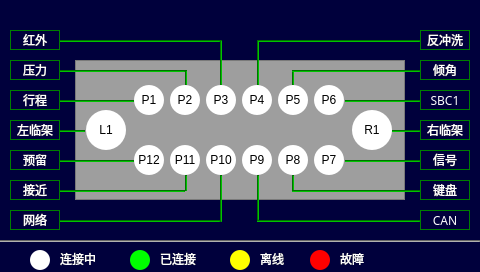
<?xml version="1.0" encoding="UTF-8"?>
<ui version="4.0">
 <class>port_visualization</class>
 <widget class="QWidget" name="port_visualization">
  <property name="geometry">
   <rect>
    <x>0</x>
    <y>0</y>
    <width>480</width>
    <height>272</height>
   </rect>
  </property>
  <property name="windowTitle">
   <string>Form</string>
  </property>
  <property name="styleSheet">
   <string notr="true">background-color: rgb(0, 0, 60);</string>
  </property>
  <widget class="QFrame" name="frame">
   <property name="geometry">
    <rect>
     <x>75</x>
     <y>60</y>
     <width>330</width>
     <height>140</height>
    </rect>
   </property>
   <property name="styleSheet">
    <string notr="true">background-color: rgb(158, 158, 158);</string>
   </property>
   <property name="frameShape">
    <enum>QFrame::StyledPanel</enum>
   </property>
   <property name="frameShadow">
    <enum>QFrame::Raised</enum>
   </property>
   <widget class="Line" name="line_P2_2">
    <property name="geometry">
     <rect>
      <x>110</x>
      <y>10</y>
      <width>2</width>
      <height>15</height>
     </rect>
    </property>
    <property name="styleSheet">
     <string notr="true">background-color: rgb(0, 170, 0);</string>
    </property>
    <property name="orientation">
     <enum>Qt::Vertical</enum>
    </property>
   </widget>
   <widget class="Line" name="line_P11_2">
    <property name="geometry">
     <rect>
      <x>110</x>
      <y>115</y>
      <width>2</width>
      <height>16</height>
     </rect>
    </property>
    <property name="styleSheet">
     <string notr="true">background-color: rgb(0, 170, 0);</string>
    </property>
    <property name="orientation">
     <enum>Qt::Vertical</enum>
    </property>
   </widget>
   <widget class="Line" name="line_P5_2">
    <property name="geometry">
     <rect>
      <x>217</x>
      <y>10</y>
      <width>2</width>
      <height>15</height>
     </rect>
    </property>
    <property name="styleSheet">
     <string notr="true">background-color: rgb(0, 170, 0);</string>
    </property>
    <property name="orientation">
     <enum>Qt::Vertical</enum>
    </property>
   </widget>
   <widget class="Line" name="line_P8_2">
    <property name="geometry">
     <rect>
      <x>217</x>
      <y>115</y>
      <width>2</width>
      <height>16</height>
     </rect>
    </property>
    <property name="styleSheet">
     <string notr="true">background-color: rgb(0, 170, 0);</string>
    </property>
    <property name="orientation">
     <enum>Qt::Vertical</enum>
    </property>
   </widget>
   <widget class="QPushButton" name="port_l_button">
    <property name="geometry">
     <rect>
      <x>11</x>
      <y>50</y>
      <width>40</width>
      <height>40</height>
     </rect>
    </property>
    <property name="minimumSize">
     <size>
      <width>40</width>
      <height>40</height>
     </size>
    </property>
    <property name="maximumSize">
     <size>
      <width>40</width>
      <height>40</height>
     </size>
    </property>
    <property name="styleSheet">
     <string notr="true">border-radius: 20px;
background-color: rgb(255, 255, 255);</string>
    </property>
    <property name="text">
     <string>L1</string>
    </property>
    <property name="autoDefault">
     <bool>false</bool>
    </property>
   </widget>
   <widget class="QPushButton" name="port_r_button">
    <property name="geometry">
     <rect>
      <x>277</x>
      <y>50</y>
      <width>40</width>
      <height>40</height>
     </rect>
    </property>
    <property name="minimumSize">
     <size>
      <width>40</width>
      <height>40</height>
     </size>
    </property>
    <property name="maximumSize">
     <size>
      <width>40</width>
      <height>40</height>
     </size>
    </property>
    <property name="styleSheet">
     <string notr="true">border-radius: 20px;
background-color: rgb(255, 255, 255);</string>
    </property>
    <property name="text">
     <string>R1</string>
    </property>
    <property name="autoDefault">
     <bool>false</bool>
    </property>
   </widget>
   <widget class="QPushButton" name="port1_button">
    <property name="geometry">
     <rect>
      <x>59</x>
      <y>25</y>
      <width>30</width>
      <height>30</height>
     </rect>
    </property>
    <property name="minimumSize">
     <size>
      <width>30</width>
      <height>30</height>
     </size>
    </property>
    <property name="maximumSize">
     <size>
      <width>50</width>
      <height>50</height>
     </size>
    </property>
    <property name="styleSheet">
     <string notr="true">border-radius: 15px;
background-color: rgb(255, 255, 255);</string>
    </property>
    <property name="text">
     <string>P1</string>
    </property>
    <property name="autoDefault">
     <bool>false</bool>
    </property>
   </widget>
   <widget class="QPushButton" name="port2_button">
    <property name="geometry">
     <rect>
      <x>95</x>
      <y>25</y>
      <width>30</width>
      <height>30</height>
     </rect>
    </property>
    <property name="minimumSize">
     <size>
      <width>30</width>
      <height>30</height>
     </size>
    </property>
    <property name="maximumSize">
     <size>
      <width>50</width>
      <height>50</height>
     </size>
    </property>
    <property name="styleSheet">
     <string notr="true">border-radius: 15px;
background-color: rgb(255, 255, 255);</string>
    </property>
    <property name="text">
     <string>P2</string>
    </property>
    <property name="autoDefault">
     <bool>false</bool>
    </property>
   </widget>
   <widget class="QPushButton" name="port3_button">
    <property name="geometry">
     <rect>
      <x>131</x>
      <y>25</y>
      <width>30</width>
      <height>30</height>
     </rect>
    </property>
    <property name="minimumSize">
     <size>
      <width>30</width>
      <height>30</height>
     </size>
    </property>
    <property name="maximumSize">
     <size>
      <width>50</width>
      <height>50</height>
     </size>
    </property>
    <property name="styleSheet">
     <string notr="true">border-radius: 15px;
background-color: rgb(255, 255, 255);</string>
    </property>
    <property name="text">
     <string>P3</string>
    </property>
    <property name="autoDefault">
     <bool>false</bool>
    </property>
   </widget>
   <widget class="QPushButton" name="port4_button">
    <property name="geometry">
     <rect>
      <x>167</x>
      <y>25</y>
      <width>30</width>
      <height>30</height>
     </rect>
    </property>
    <property name="minimumSize">
     <size>
      <width>30</width>
      <height>30</height>
     </size>
    </property>
    <property name="maximumSize">
     <size>
      <width>50</width>
      <height>50</height>
     </size>
    </property>
    <property name="styleSheet">
     <string notr="true">border-radius: 15px;
background-color: rgb(255, 255, 255);</string>
    </property>
    <property name="text">
     <string>P4</string>
    </property>
    <property name="autoDefault">
     <bool>false</bool>
    </property>
   </widget>
   <widget class="QPushButton" name="port5_button">
    <property name="geometry">
     <rect>
      <x>203</x>
      <y>25</y>
      <width>30</width>
      <height>30</height>
     </rect>
    </property>
    <property name="minimumSize">
     <size>
      <width>30</width>
      <height>30</height>
     </size>
    </property>
    <property name="maximumSize">
     <size>
      <width>50</width>
      <height>50</height>
     </size>
    </property>
    <property name="styleSheet">
     <string notr="true">border-radius: 15px;
background-color: rgb(255, 255, 255);</string>
    </property>
    <property name="text">
     <string>P5</string>
    </property>
    <property name="autoDefault">
     <bool>false</bool>
    </property>
   </widget>
   <widget class="QPushButton" name="port6_button">
    <property name="geometry">
     <rect>
      <x>239</x>
      <y>25</y>
      <width>30</width>
      <height>30</height>
     </rect>
    </property>
    <property name="minimumSize">
     <size>
      <width>30</width>
      <height>30</height>
     </size>
    </property>
    <property name="maximumSize">
     <size>
      <width>50</width>
      <height>50</height>
     </size>
    </property>
    <property name="styleSheet">
     <string notr="true">border-radius: 15px;
background-color: rgb(255, 255, 255);</string>
    </property>
    <property name="text">
     <string>P6</string>
    </property>
    <property name="autoDefault">
     <bool>false</bool>
    </property>
   </widget>
   <widget class="QPushButton" name="port12_button">
    <property name="geometry">
     <rect>
      <x>59</x>
      <y>85</y>
      <width>30</width>
      <height>30</height>
     </rect>
    </property>
    <property name="minimumSize">
     <size>
      <width>30</width>
      <height>30</height>
     </size>
    </property>
    <property name="maximumSize">
     <size>
      <width>50</width>
      <height>50</height>
     </size>
    </property>
    <property name="styleSheet">
     <string notr="true">border-radius: 15px;
background-color: rgb(255, 255, 255);</string>
    </property>
    <property name="text">
     <string>P12</string>
    </property>
    <property name="autoDefault">
     <bool>false</bool>
    </property>
   </widget>
   <widget class="QPushButton" name="port11_button">
    <property name="geometry">
     <rect>
      <x>95</x>
      <y>85</y>
      <width>30</width>
      <height>30</height>
     </rect>
    </property>
    <property name="minimumSize">
     <size>
      <width>30</width>
      <height>30</height>
     </size>
    </property>
    <property name="maximumSize">
     <size>
      <width>50</width>
      <height>50</height>
     </size>
    </property>
    <property name="styleSheet">
     <string notr="true">border-radius: 15px;
background-color: rgb(255, 255, 255);</string>
    </property>
    <property name="text">
     <string>P11</string>
    </property>
    <property name="autoDefault">
     <bool>false</bool>
    </property>
   </widget>
   <widget class="QPushButton" name="port10_button">
    <property name="geometry">
     <rect>
      <x>131</x>
      <y>85</y>
      <width>30</width>
      <height>30</height>
     </rect>
    </property>
    <property name="minimumSize">
     <size>
      <width>30</width>
      <height>30</height>
     </size>
    </property>
    <property name="maximumSize">
     <size>
      <width>50</width>
      <height>50</height>
     </size>
    </property>
    <property name="styleSheet">
     <string notr="true">border-radius: 15px;
background-color: rgb(255, 255, 255);</string>
    </property>
    <property name="text">
     <string>P10</string>
    </property>
    <property name="autoDefault">
     <bool>false</bool>
    </property>
   </widget>
   <widget class="QPushButton" name="port9_button">
    <property name="geometry">
     <rect>
      <x>167</x>
      <y>85</y>
      <width>30</width>
      <height>30</height>
     </rect>
    </property>
    <property name="minimumSize">
     <size>
      <width>30</width>
      <height>30</height>
     </size>
    </property>
    <property name="maximumSize">
     <size>
      <width>50</width>
      <height>50</height>
     </size>
    </property>
    <property name="styleSheet">
     <string notr="true">border-radius: 15px;
background-color: rgb(255, 255, 255);</string>
    </property>
    <property name="text">
     <string>P9</string>
    </property>
    <property name="autoDefault">
     <bool>false</bool>
    </property>
   </widget>
   <widget class="QPushButton" name="port8_button">
    <property name="geometry">
     <rect>
      <x>203</x>
      <y>85</y>
      <width>30</width>
      <height>30</height>
     </rect>
    </property>
    <property name="minimumSize">
     <size>
      <width>30</width>
      <height>30</height>
     </size>
    </property>
    <property name="maximumSize">
     <size>
      <width>50</width>
      <height>50</height>
     </size>
    </property>
    <property name="styleSheet">
     <string notr="true">border-radius: 15px;
background-color: rgb(255, 255, 255);</string>
    </property>
    <property name="text">
     <string>P8</string>
    </property>
    <property name="autoDefault">
     <bool>false</bool>
    </property>
   </widget>
   <widget class="QPushButton" name="port7_button">
    <property name="geometry">
     <rect>
      <x>239</x>
      <y>85</y>
      <width>30</width>
      <height>30</height>
     </rect>
    </property>
    <property name="minimumSize">
     <size>
      <width>30</width>
      <height>30</height>
     </size>
    </property>
    <property name="maximumSize">
     <size>
      <width>50</width>
      <height>50</height>
     </size>
    </property>
    <property name="styleSheet">
     <string notr="true">border-radius: 15px;
background-color: rgb(255, 255, 255);</string>
    </property>
    <property name="text">
     <string>P7</string>
    </property>
    <property name="autoDefault">
     <bool>false</bool>
    </property>
   </widget>
  </widget>
  <widget class="QLabel" name="label_L1">
   <property name="geometry">
    <rect>
     <x>10</x>
     <y>120</y>
     <width>50</width>
     <height>20</height>
    </rect>
   </property>
   <property name="sizePolicy">
    <sizepolicy hsizetype="Preferred" vsizetype="Preferred">
     <horstretch>0</horstretch>
     <verstretch>0</verstretch>
    </sizepolicy>
   </property>
   <property name="font">
    <font>
     <family>Sans Serif</family>
     <pointsize>9</pointsize>
     <weight>50</weight>
     <italic>false</italic>
     <bold>false</bold>
    </font>
   </property>
   <property name="styleSheet">
    <string notr="true">border: 1px solid green; 
color : white;
font: 9pt &quot;Sans Serif&quot;;</string>
   </property>
   <property name="text">
    <string>左临架</string>
   </property>
   <property name="alignment">
    <set>Qt::AlignCenter</set>
   </property>
  </widget>
  <widget class="QLabel" name="label_P1">
   <property name="geometry">
    <rect>
     <x>10</x>
     <y>90</y>
     <width>50</width>
     <height>20</height>
    </rect>
   </property>
   <property name="sizePolicy">
    <sizepolicy hsizetype="Preferred" vsizetype="Preferred">
     <horstretch>0</horstretch>
     <verstretch>0</verstretch>
    </sizepolicy>
   </property>
   <property name="font">
    <font>
     <family>Sans Serif</family>
     <pointsize>9</pointsize>
     <weight>50</weight>
     <italic>false</italic>
     <bold>false</bold>
    </font>
   </property>
   <property name="styleSheet">
    <string notr="true">border: 1px solid green; 
color : white;
font: 9pt &quot;Sans Serif&quot;;</string>
   </property>
   <property name="text">
    <string>行程</string>
   </property>
   <property name="alignment">
    <set>Qt::AlignCenter</set>
   </property>
  </widget>
  <widget class="QLabel" name="label_P12">
   <property name="geometry">
    <rect>
     <x>10</x>
     <y>150</y>
     <width>50</width>
     <height>20</height>
    </rect>
   </property>
   <property name="sizePolicy">
    <sizepolicy hsizetype="Preferred" vsizetype="Preferred">
     <horstretch>0</horstretch>
     <verstretch>0</verstretch>
    </sizepolicy>
   </property>
   <property name="font">
    <font>
     <family>Sans Serif</family>
     <pointsize>9</pointsize>
     <weight>50</weight>
     <italic>false</italic>
     <bold>false</bold>
    </font>
   </property>
   <property name="styleSheet">
    <string notr="true">border: 1px solid green; 
color : white;
font: 9pt &quot;Sans Serif&quot;;</string>
   </property>
   <property name="text">
    <string>预留</string>
   </property>
   <property name="alignment">
    <set>Qt::AlignCenter</set>
   </property>
  </widget>
  <widget class="QLabel" name="label_P2">
   <property name="geometry">
    <rect>
     <x>10</x>
     <y>60</y>
     <width>50</width>
     <height>20</height>
    </rect>
   </property>
   <property name="sizePolicy">
    <sizepolicy hsizetype="Preferred" vsizetype="Preferred">
     <horstretch>0</horstretch>
     <verstretch>0</verstretch>
    </sizepolicy>
   </property>
   <property name="font">
    <font>
     <family>Sans Serif</family>
     <pointsize>9</pointsize>
     <weight>50</weight>
     <italic>false</italic>
     <bold>false</bold>
    </font>
   </property>
   <property name="styleSheet">
    <string notr="true">border: 1px solid green; 
color : white;
font: 9pt &quot;Sans Serif&quot;;</string>
   </property>
   <property name="text">
    <string>压力</string>
   </property>
   <property name="alignment">
    <set>Qt::AlignCenter</set>
   </property>
  </widget>
  <widget class="QLabel" name="label_P11">
   <property name="geometry">
    <rect>
     <x>10</x>
     <y>180</y>
     <width>50</width>
     <height>20</height>
    </rect>
   </property>
   <property name="sizePolicy">
    <sizepolicy hsizetype="Preferred" vsizetype="Preferred">
     <horstretch>0</horstretch>
     <verstretch>0</verstretch>
    </sizepolicy>
   </property>
   <property name="font">
    <font>
     <family>Sans Serif</family>
     <pointsize>9</pointsize>
     <weight>50</weight>
     <italic>false</italic>
     <bold>false</bold>
    </font>
   </property>
   <property name="styleSheet">
    <string notr="true">border: 1px solid green; 
color : white;
font: 9pt &quot;Sans Serif&quot;;</string>
   </property>
   <property name="text">
    <string>接近</string>
   </property>
   <property name="alignment">
    <set>Qt::AlignCenter</set>
   </property>
  </widget>
  <widget class="QLabel" name="label_P3">
   <property name="geometry">
    <rect>
     <x>10</x>
     <y>30</y>
     <width>50</width>
     <height>20</height>
    </rect>
   </property>
   <property name="sizePolicy">
    <sizepolicy hsizetype="Preferred" vsizetype="Preferred">
     <horstretch>0</horstretch>
     <verstretch>0</verstretch>
    </sizepolicy>
   </property>
   <property name="font">
    <font>
     <family>Sans Serif</family>
     <pointsize>9</pointsize>
     <weight>50</weight>
     <italic>false</italic>
     <bold>false</bold>
    </font>
   </property>
   <property name="styleSheet">
    <string notr="true">border: 1px solid green; 
color : white;
font: 9pt &quot;Sans Serif&quot;;</string>
   </property>
   <property name="text">
    <string>红外</string>
   </property>
   <property name="alignment">
    <set>Qt::AlignCenter</set>
   </property>
  </widget>
  <widget class="QLabel" name="label_P10">
   <property name="geometry">
    <rect>
     <x>10</x>
     <y>210</y>
     <width>50</width>
     <height>20</height>
    </rect>
   </property>
   <property name="sizePolicy">
    <sizepolicy hsizetype="Preferred" vsizetype="Preferred">
     <horstretch>0</horstretch>
     <verstretch>0</verstretch>
    </sizepolicy>
   </property>
   <property name="font">
    <font>
     <family>Sans Serif</family>
     <pointsize>9</pointsize>
     <weight>50</weight>
     <italic>false</italic>
     <bold>false</bold>
    </font>
   </property>
   <property name="styleSheet">
    <string notr="true">border: 1px solid green; 
color : white;
font: 9pt &quot;Sans Serif&quot;;</string>
   </property>
   <property name="text">
    <string>网络</string>
   </property>
   <property name="alignment">
    <set>Qt::AlignCenter</set>
   </property>
  </widget>
  <widget class="QLabel" name="label_P5">
   <property name="geometry">
    <rect>
     <x>420</x>
     <y>60</y>
     <width>50</width>
     <height>20</height>
    </rect>
   </property>
   <property name="sizePolicy">
    <sizepolicy hsizetype="Preferred" vsizetype="Preferred">
     <horstretch>0</horstretch>
     <verstretch>0</verstretch>
    </sizepolicy>
   </property>
   <property name="font">
    <font>
     <family>Sans Serif</family>
     <pointsize>9</pointsize>
     <weight>50</weight>
     <italic>false</italic>
     <bold>false</bold>
    </font>
   </property>
   <property name="styleSheet">
    <string notr="true">border: 1px solid green; 
color : white;
font: 9pt &quot;Sans Serif&quot;;</string>
   </property>
   <property name="text">
    <string>倾角</string>
   </property>
   <property name="alignment">
    <set>Qt::AlignCenter</set>
   </property>
  </widget>
  <widget class="QLabel" name="label_R1">
   <property name="geometry">
    <rect>
     <x>420</x>
     <y>120</y>
     <width>50</width>
     <height>20</height>
    </rect>
   </property>
   <property name="sizePolicy">
    <sizepolicy hsizetype="Preferred" vsizetype="Preferred">
     <horstretch>0</horstretch>
     <verstretch>0</verstretch>
    </sizepolicy>
   </property>
   <property name="font">
    <font>
     <family>Sans Serif</family>
     <pointsize>9</pointsize>
     <weight>50</weight>
     <italic>false</italic>
     <bold>false</bold>
    </font>
   </property>
   <property name="styleSheet">
    <string notr="true">border: 1px solid green; 
color : white;
font: 9pt &quot;Sans Serif&quot;;</string>
   </property>
   <property name="text">
    <string>右临架</string>
   </property>
   <property name="alignment">
    <set>Qt::AlignCenter</set>
   </property>
  </widget>
  <widget class="QLabel" name="label_P6">
   <property name="geometry">
    <rect>
     <x>420</x>
     <y>90</y>
     <width>50</width>
     <height>20</height>
    </rect>
   </property>
   <property name="sizePolicy">
    <sizepolicy hsizetype="Preferred" vsizetype="Preferred">
     <horstretch>0</horstretch>
     <verstretch>0</verstretch>
    </sizepolicy>
   </property>
   <property name="font">
    <font>
     <family>Sans Serif</family>
     <pointsize>9</pointsize>
     <weight>50</weight>
     <italic>false</italic>
     <bold>false</bold>
    </font>
   </property>
   <property name="styleSheet">
    <string notr="true">border: 1px solid green; 
color : white;
font: 9pt &quot;Sans Serif&quot;;</string>
   </property>
   <property name="text">
    <string>SBC1</string>
   </property>
   <property name="alignment">
    <set>Qt::AlignCenter</set>
   </property>
  </widget>
  <widget class="QLabel" name="label_P4">
   <property name="geometry">
    <rect>
     <x>420</x>
     <y>30</y>
     <width>50</width>
     <height>20</height>
    </rect>
   </property>
   <property name="sizePolicy">
    <sizepolicy hsizetype="Preferred" vsizetype="Preferred">
     <horstretch>0</horstretch>
     <verstretch>0</verstretch>
    </sizepolicy>
   </property>
   <property name="font">
    <font>
     <family>Sans Serif</family>
     <pointsize>9</pointsize>
     <weight>50</weight>
     <italic>false</italic>
     <bold>false</bold>
    </font>
   </property>
   <property name="styleSheet">
    <string notr="true">border: 1px solid green; 
color : white;
font: 9pt &quot;Sans Serif&quot;;</string>
   </property>
   <property name="text">
    <string>反冲洗</string>
   </property>
   <property name="alignment">
    <set>Qt::AlignCenter</set>
   </property>
  </widget>
  <widget class="QLabel" name="label_P7">
   <property name="geometry">
    <rect>
     <x>420</x>
     <y>150</y>
     <width>50</width>
     <height>20</height>
    </rect>
   </property>
   <property name="sizePolicy">
    <sizepolicy hsizetype="Preferred" vsizetype="Preferred">
     <horstretch>0</horstretch>
     <verstretch>0</verstretch>
    </sizepolicy>
   </property>
   <property name="font">
    <font>
     <family>Sans Serif</family>
     <pointsize>9</pointsize>
     <weight>50</weight>
     <italic>false</italic>
     <bold>false</bold>
    </font>
   </property>
   <property name="styleSheet">
    <string notr="true">border: 1px solid green; 
color : white;
font: 9pt &quot;Sans Serif&quot;;</string>
   </property>
   <property name="text">
    <string>信号</string>
   </property>
   <property name="alignment">
    <set>Qt::AlignCenter</set>
   </property>
  </widget>
  <widget class="QLabel" name="label_P9">
   <property name="geometry">
    <rect>
     <x>420</x>
     <y>210</y>
     <width>50</width>
     <height>20</height>
    </rect>
   </property>
   <property name="sizePolicy">
    <sizepolicy hsizetype="Preferred" vsizetype="Preferred">
     <horstretch>0</horstretch>
     <verstretch>0</verstretch>
    </sizepolicy>
   </property>
   <property name="font">
    <font>
     <family>Sans Serif</family>
     <pointsize>9</pointsize>
     <weight>50</weight>
     <italic>false</italic>
     <bold>false</bold>
    </font>
   </property>
   <property name="styleSheet">
    <string notr="true">border: 1px solid green; 
color : white;
font: 9pt &quot;Sans Serif&quot;;</string>
   </property>
   <property name="text">
    <string>CAN</string>
   </property>
   <property name="alignment">
    <set>Qt::AlignCenter</set>
   </property>
  </widget>
  <widget class="QLabel" name="label_P8">
   <property name="geometry">
    <rect>
     <x>420</x>
     <y>180</y>
     <width>50</width>
     <height>20</height>
    </rect>
   </property>
   <property name="sizePolicy">
    <sizepolicy hsizetype="Preferred" vsizetype="Preferred">
     <horstretch>0</horstretch>
     <verstretch>0</verstretch>
    </sizepolicy>
   </property>
   <property name="font">
    <font>
     <family>Sans Serif</family>
     <pointsize>9</pointsize>
     <weight>50</weight>
     <italic>false</italic>
     <bold>false</bold>
    </font>
   </property>
   <property name="styleSheet">
    <string notr="true">border: 1px solid green; 
color : white;
font: 9pt &quot;Sans Serif&quot;;</string>
   </property>
   <property name="text">
    <string>键盘</string>
   </property>
   <property name="alignment">
    <set>Qt::AlignCenter</set>
   </property>
  </widget>
  <widget class="Line" name="line_L1">
   <property name="geometry">
    <rect>
     <x>60</x>
     <y>130</y>
     <width>25</width>
     <height>2</height>
    </rect>
   </property>
   <property name="styleSheet">
    <string notr="true">background-color: rgb(0, 170, 0);</string>
   </property>
   <property name="orientation">
    <enum>Qt::Horizontal</enum>
   </property>
  </widget>
  <widget class="Line" name="line_P1">
   <property name="geometry">
    <rect>
     <x>60</x>
     <y>100</y>
     <width>74</width>
     <height>2</height>
    </rect>
   </property>
   <property name="styleSheet">
    <string notr="true">background-color: rgb(0, 170, 0);</string>
   </property>
   <property name="orientation">
    <enum>Qt::Horizontal</enum>
   </property>
  </widget>
  <widget class="Line" name="line_P12">
   <property name="geometry">
    <rect>
     <x>60</x>
     <y>160</y>
     <width>74</width>
     <height>2</height>
    </rect>
   </property>
   <property name="styleSheet">
    <string notr="true">background-color: rgb(0, 170, 0);</string>
   </property>
   <property name="orientation">
    <enum>Qt::Horizontal</enum>
   </property>
  </widget>
  <widget class="Line" name="line_P2_1">
   <property name="geometry">
    <rect>
     <x>60</x>
     <y>70</y>
     <width>125</width>
     <height>2</height>
    </rect>
   </property>
   <property name="styleSheet">
    <string notr="true">background-color: rgb(0, 170, 0);</string>
   </property>
   <property name="orientation">
    <enum>Qt::Horizontal</enum>
   </property>
  </widget>
  <widget class="Line" name="line_P11_1">
   <property name="geometry">
    <rect>
     <x>60</x>
     <y>190</y>
     <width>125</width>
     <height>2</height>
    </rect>
   </property>
   <property name="styleSheet">
    <string notr="true">background-color: rgb(0, 170, 0);</string>
   </property>
   <property name="orientation">
    <enum>Qt::Horizontal</enum>
   </property>
  </widget>
  <widget class="Line" name="line_P10_1">
   <property name="geometry">
    <rect>
     <x>60</x>
     <y>220</y>
     <width>160</width>
     <height>2</height>
    </rect>
   </property>
   <property name="styleSheet">
    <string notr="true">background-color: rgb(0, 170, 0);</string>
   </property>
   <property name="orientation">
    <enum>Qt::Horizontal</enum>
   </property>
  </widget>
  <widget class="Line" name="line_P10_2">
   <property name="geometry">
    <rect>
     <x>220</x>
     <y>175</y>
     <width>2</width>
     <height>47</height>
    </rect>
   </property>
   <property name="styleSheet">
    <string notr="true">background-color: rgb(0, 170, 0);</string>
   </property>
   <property name="orientation">
    <enum>Qt::Vertical</enum>
   </property>
  </widget>
  <widget class="Line" name="line_P3_1">
   <property name="geometry">
    <rect>
     <x>60</x>
     <y>40</y>
     <width>160</width>
     <height>2</height>
    </rect>
   </property>
   <property name="styleSheet">
    <string notr="true">background-color: rgb(0, 170, 0);
</string>
   </property>
   <property name="orientation">
    <enum>Qt::Horizontal</enum>
   </property>
  </widget>
  <widget class="Line" name="line_P3_2">
   <property name="geometry">
    <rect>
     <x>220</x>
     <y>40</y>
     <width>2</width>
     <height>45</height>
    </rect>
   </property>
   <property name="styleSheet">
    <string notr="true">background-color: rgb(0, 170, 0);</string>
   </property>
   <property name="orientation">
    <enum>Qt::Vertical</enum>
   </property>
  </widget>
  <widget class="Line" name="line_P4_1">
   <property name="geometry">
    <rect>
     <x>257</x>
     <y>40</y>
     <width>163</width>
     <height>2</height>
    </rect>
   </property>
   <property name="styleSheet">
    <string notr="true">background-color: rgb(0, 170, 0);</string>
   </property>
   <property name="orientation">
    <enum>Qt::Horizontal</enum>
   </property>
  </widget>
  <widget class="Line" name="line_P4_2">
   <property name="geometry">
    <rect>
     <x>257</x>
     <y>40</y>
     <width>2</width>
     <height>45</height>
    </rect>
   </property>
   <property name="styleSheet">
    <string notr="true">background-color: rgb(0, 170, 0);</string>
   </property>
   <property name="orientation">
    <enum>Qt::Vertical</enum>
   </property>
  </widget>
  <widget class="Line" name="line_P9_1">
   <property name="geometry">
    <rect>
     <x>257</x>
     <y>220</y>
     <width>163</width>
     <height>2</height>
    </rect>
   </property>
   <property name="styleSheet">
    <string notr="true">background-color: rgb(0, 170, 0);</string>
   </property>
   <property name="orientation">
    <enum>Qt::Horizontal</enum>
   </property>
  </widget>
  <widget class="Line" name="line_P9_2">
   <property name="geometry">
    <rect>
     <x>257</x>
     <y>175</y>
     <width>2</width>
     <height>45</height>
    </rect>
   </property>
   <property name="styleSheet">
    <string notr="true">background-color: rgb(0, 170, 0);</string>
   </property>
   <property name="orientation">
    <enum>Qt::Vertical</enum>
   </property>
  </widget>
  <widget class="Line" name="line_P5_1">
   <property name="geometry">
    <rect>
     <x>292</x>
     <y>70</y>
     <width>128</width>
     <height>2</height>
    </rect>
   </property>
   <property name="styleSheet">
    <string notr="true">background-color: rgb(0, 170, 0);</string>
   </property>
   <property name="orientation">
    <enum>Qt::Horizontal</enum>
   </property>
  </widget>
  <widget class="Line" name="line_P8_1">
   <property name="geometry">
    <rect>
     <x>292</x>
     <y>190</y>
     <width>128</width>
     <height>2</height>
    </rect>
   </property>
   <property name="styleSheet">
    <string notr="true">background-color: rgb(0, 170, 0);</string>
   </property>
   <property name="orientation">
    <enum>Qt::Horizontal</enum>
   </property>
  </widget>
  <widget class="Line" name="line_P6_1">
   <property name="geometry">
    <rect>
     <x>345</x>
     <y>100</y>
     <width>75</width>
     <height>2</height>
    </rect>
   </property>
   <property name="styleSheet">
    <string notr="true">background-color: rgb(0, 170, 0);</string>
   </property>
   <property name="orientation">
    <enum>Qt::Horizontal</enum>
   </property>
  </widget>
  <widget class="Line" name="line_P7_1">
   <property name="geometry">
    <rect>
     <x>345</x>
     <y>160</y>
     <width>75</width>
     <height>2</height>
    </rect>
   </property>
   <property name="styleSheet">
    <string notr="true">background-color: rgb(0, 170, 0);</string>
   </property>
   <property name="orientation">
    <enum>Qt::Horizontal</enum>
   </property>
  </widget>
  <widget class="Line" name="line_R1_1">
   <property name="geometry">
    <rect>
     <x>392</x>
     <y>130</y>
     <width>28</width>
     <height>2</height>
    </rect>
   </property>
   <property name="styleSheet">
    <string notr="true">background-color: rgb(0, 170, 0);</string>
   </property>
   <property name="orientation">
    <enum>Qt::Horizontal</enum>
   </property>
  </widget>
  <widget class="Line" name="line">
   <property name="geometry">
    <rect>
     <x>0</x>
     <y>240</y>
     <width>480</width>
     <height>2</height>
    </rect>
   </property>
   <property name="styleSheet">
    <string notr="true">background-color: rgb(153, 153, 153);</string>
   </property>
   <property name="orientation">
    <enum>Qt::Horizontal</enum>
   </property>
  </widget>
  <widget class="QPushButton" name="pushButton">
   <property name="geometry">
    <rect>
     <x>30</x>
     <y>250</y>
     <width>20</width>
     <height>20</height>
    </rect>
   </property>
   <property name="styleSheet">
    <string notr="true">border-radius: 10px;
background-color: rgb(255, 255, 255);</string>
   </property>
   <property name="text">
    <string/>
   </property>
  </widget>
  <widget class="QPushButton" name="pushButton_2">
   <property name="geometry">
    <rect>
     <x>130</x>
     <y>250</y>
     <width>20</width>
     <height>20</height>
    </rect>
   </property>
   <property name="styleSheet">
    <string notr="true">border-radius: 10px;
background-color: rgb(0, 255, 0);</string>
   </property>
   <property name="text">
    <string/>
   </property>
  </widget>
  <widget class="QPushButton" name="pushButton_3">
   <property name="geometry">
    <rect>
     <x>230</x>
     <y>250</y>
     <width>20</width>
     <height>20</height>
    </rect>
   </property>
   <property name="styleSheet">
    <string notr="true">border-radius: 10px;
background-color: rgb(255, 255, 0);</string>
   </property>
   <property name="text">
    <string/>
   </property>
  </widget>
  <widget class="QPushButton" name="pushButton_4">
   <property name="geometry">
    <rect>
     <x>310</x>
     <y>250</y>
     <width>20</width>
     <height>20</height>
    </rect>
   </property>
   <property name="styleSheet">
    <string notr="true">border-radius: 10px;
background-color: rgb(255, 0, 0);</string>
   </property>
   <property name="text">
    <string/>
   </property>
  </widget>
  <widget class="QLabel" name="label">
   <property name="geometry">
    <rect>
     <x>60</x>
     <y>250</y>
     <width>61</width>
     <height>18</height>
    </rect>
   </property>
   <property name="styleSheet">
    <string notr="true">background-color:transparent;
color: rgb(255, 255, 255);</string>
   </property>
   <property name="text">
    <string>连接中</string>
   </property>
  </widget>
  <widget class="QLabel" name="label_2">
   <property name="geometry">
    <rect>
     <x>160</x>
     <y>250</y>
     <width>61</width>
     <height>18</height>
    </rect>
   </property>
   <property name="styleSheet">
    <string notr="true">background-color:transparent;
color: rgb(255, 255, 255);</string>
   </property>
   <property name="text">
    <string>已连接</string>
   </property>
  </widget>
  <widget class="QLabel" name="label_3">
   <property name="geometry">
    <rect>
     <x>260</x>
     <y>250</y>
     <width>41</width>
     <height>18</height>
    </rect>
   </property>
   <property name="styleSheet">
    <string notr="true">background-color:transparent;
color: rgb(255, 255, 255);</string>
   </property>
   <property name="text">
    <string>离线</string>
   </property>
  </widget>
  <widget class="QLabel" name="label_4">
   <property name="geometry">
    <rect>
     <x>340</x>
     <y>250</y>
     <width>41</width>
     <height>18</height>
    </rect>
   </property>
   <property name="styleSheet">
    <string notr="true">background-color:transparent;
color: rgb(255, 255, 255);</string>
   </property>
   <property name="text">
    <string>故障</string>
   </property>
  </widget>
 </widget>
 <resources/>
 <connections/>
</ui>
